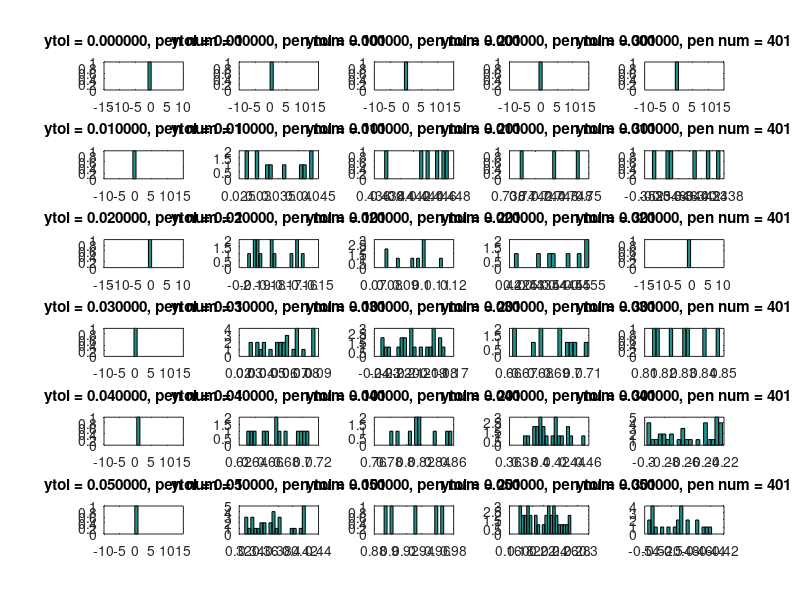

This chart was generated by the following MATLAB code:
load IRTolCheck_L500_lowtol.mat;

rows = size(ytolDist,1);
cols = size(ytolDist,2);
rowstep = 4;
colstep = 100;
rowvec = 1:rowstep:rows;
colvec = 1:colstep:cols;

varmat = zeros(rows,cols);
for rit = 1:1:rows,
    for cit = 1:1:cols,
        varmat(rit,cit) = var(ytolDist{rit,cit});
    end;
end;


figure();

step = 1;
for iter1 = rowvec,
    for iter2 = colvec,

        subplot(length(rowvec),length(colvec),step);
        step = step + 1;
        hist(ytolDist{iter1,iter2},20);
        hold on;
        title(sprintf('ytol = %f, pen num = %i',xytol(iter1),iter2));
                
    end;
end;